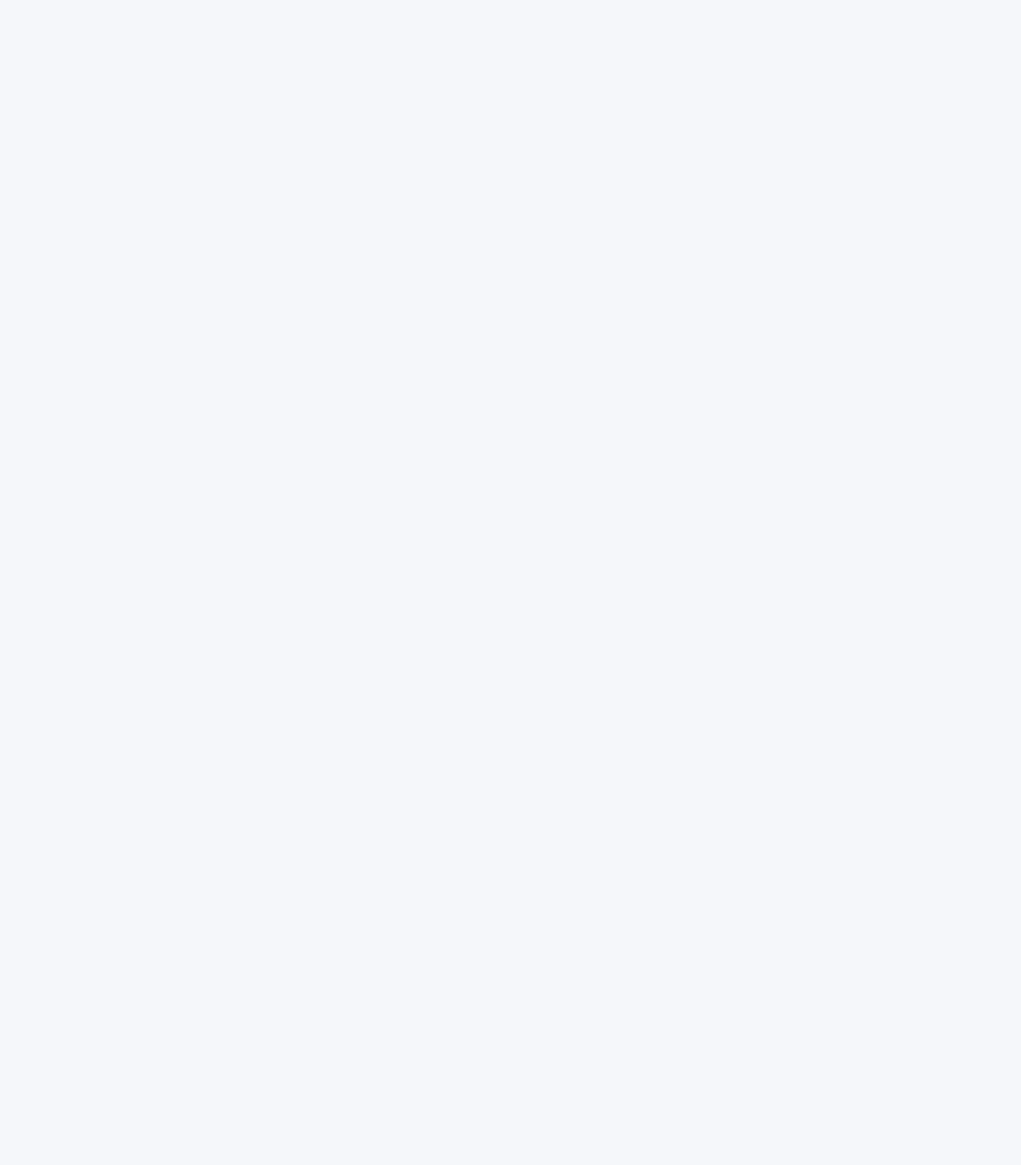
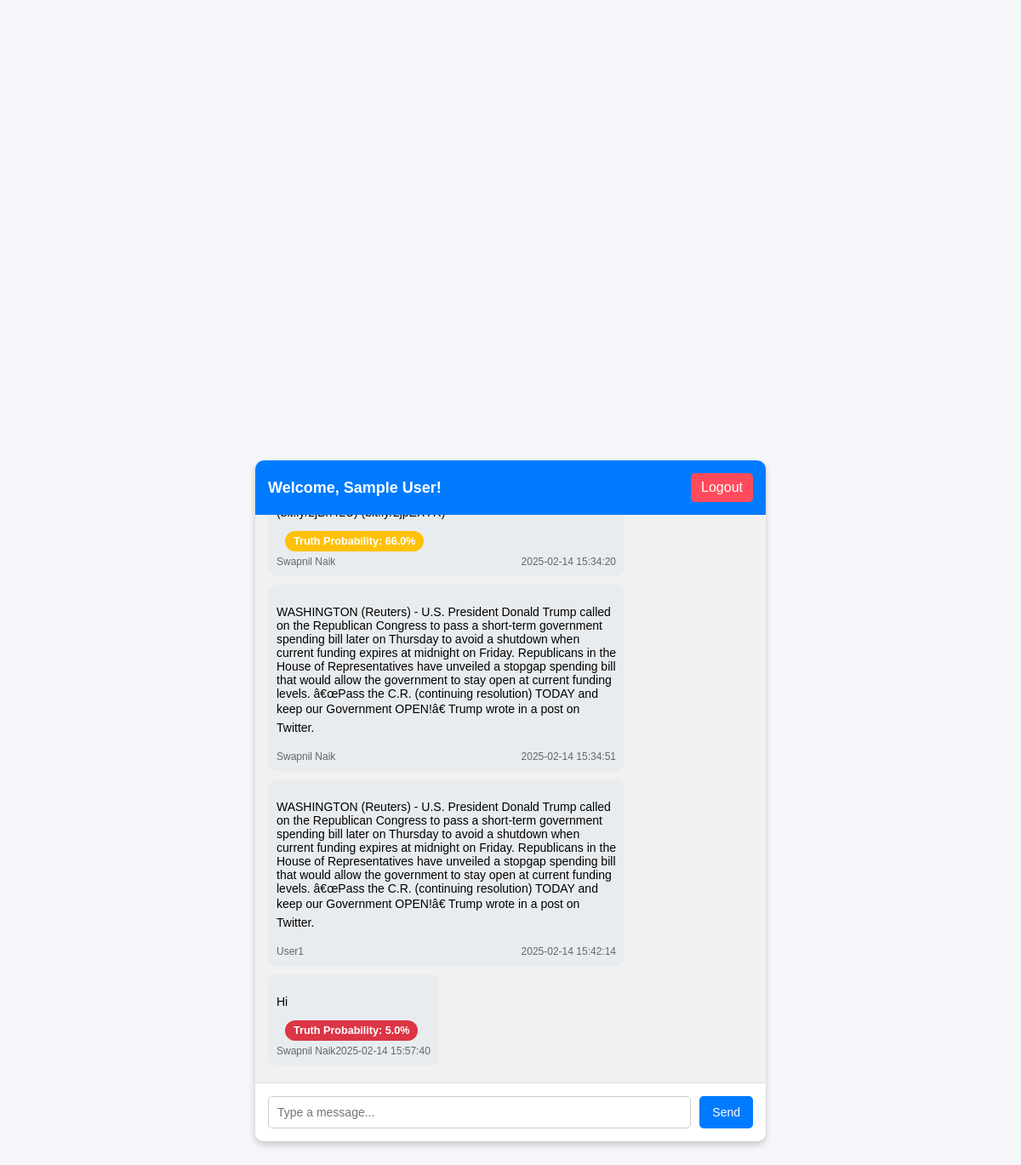
The page / (signed in) on the database its author committed (2 pictures, top to bottom).
### tables this page shows
CREATE TABLE users (
                            id INTEGER PRIMARY KEY,
                            name TEXT NOT NULL,
                            email TEXT NOT NULL,
                            password TEXT NOT NULL);

CREATE TABLE messages (
                            id INTEGER PRIMARY KEY,
                            content TEXT NOT NULL,
                            sender_id INTEGER NOT NULL,
                            timestamp TEXT NOT NULL,
                            fake_probability REAL NOT NULL,
                            FOREIGN KEY (sender_id) REFERENCES users(id));

### app.py (the view)
@app.route('/')
def index():
    if 'user_id' not in session:
        return redirect(url_for('login'))
    conn = sqlite3.connect('databases/users.db')
    cursor = conn.cursor()
    cursor.execute("""SELECT messages.content, messages.timestamp, users.name, messages.sender_id, messages.fake_probability
                      FROM messages
                      JOIN users ON messages.sender_id = users.id
                      ORDER BY messages.timestamp ASC""")
    messages = cursor.fetchall()
    conn.close()
    return render_template('chat.html', messages=messages, user_id=session['user_id'], username=session['username'])

### templates/chat.html (shortened to what this page needs)
<!DOCTYPE html>
<html lang="en">
<head>
    <link rel="stylesheet" href="/static/chat.css">
</head>
<body>
    <div id="chat-container">
        <header>
            <h1>Welcome, {{ username }}!</h1>
            <a href="/logout" id="logout-btn">Logout</a>
        </header>
        <div id="chat-box">
            {% for message in messages %}
            <div class="message {% if message[3] == user_id %}sent{% else %}received{% endif %}">
                <div class="message-content">
                    <p>{{ message[0] }}</p>
                    {% if message[4] < 0.9 %}
                        <div class="probability-box
              {% if message[4] <= 0.3 %}red
              {% elif message[4] <= 0.8 %}yellow
              {% elif message[4] <= 0.9 %}faint-green
              {% else %}bright-green
              {% endif %}">
                            Truth Probability: {{ (message[4] * 100) | round(2) }}%
                        </div>
                        {% endif %}
                </div>
                <div class="message-info">
                    <span class="sender">{{ message[2] }}</span>
                    <span class="timestamp">{{ message[1] }}</span>
                </div>
            </div>
            {% endfor %}
        </div>
        <form id="message-form">
            <input type="text" id="message-input" placeholder="Type a message..." required>
            <button type="submit">Send</button>
        </form>
    </div>
</body>
</html>

### static/chat.css (style rules this page uses)
body { margin: 0; padding: 0; font-family: Arial, sans-serif; display: flex; justify-content: center; align-items: center; height: 100vh; background-color: #f5f7fa; }
#chat-container { display: flex; flex-direction: column; width: 100%; max-width: 600px; height: 100%; max-height: 800px; background-color: #ffffff; box-shadow: 0px 4px 8px rgba(0, 0, 0, 0.2); border-radius: 10px; overflow: hidden; }
header { padding: 15px; background-color: #007bff; color: white; display: flex; justify-content: space-between; align-items: center; }
header h1 { font-size: 18px; margin: 0; }
header #logout-btn { text-decoration: none; color: white; background-color: #ff4b5c; padding: 8px 12px; border-radius: 5px; transition: background-color 0.3s ease; }
#chat-box { flex-grow: 1; padding: 15px; overflow-y: auto; background-color: #f1f1f1; display: flex; flex-direction: column; }
.message { max-width: 70%; margin: 5px 0; padding: 10px; border-radius: 10px; font-size: 14px; display: flex; flex-direction: column; }
.message.received { align-self: flex-start; background-color: #e9ecef; color: black; }
.message-info { margin-top: 5px; font-size: 12px; color: #666; display: flex; justify-content: space-between; }
.probability-box { display: inline-block; margin-left: 10px; padding: 5px 10px; border-radius: 12px; font-size: 0.9em; color: #fff; font-weight: bold; }
.probability-box.red { background-color: #dc3545; }
.probability-box.yellow { background-color: #ffc107; }
form { display: flex; padding: 15px; background-color: white; border-top: 1px solid #ddd; }
form input { flex-grow: 1; padding: 10px; border: 1px solid #ccc; border-radius: 5px; font-size: 14px; }
form button { margin-left: 10px; padding: 10px 15px; background-color: #007bff; color: white; border: none; border-radius: 5px; font-size: 14px; cursor: pointer; transition: background-color 0.3s ease; }

### rows shown on the page
users: name "Sample User"
messages: (message[4]*100)|round(2) "66.0", name "Swapnil Naik", timestamp "2025-02-14 15:34:20"
messages: content "WASHINGTON (Reuters) - U.S. President Donald Trump called on the Republican Congress to pass a short-term government spending bill later on Thursday to avoid a shutdown when current funding expires at midnight on Friday. Republicans in the House of Representatives have unveiled a stopgap spending bill that would allow the government to stay open at current funding levels. â€œPass the C.R. (continuing resolution) TODAY and keep our Government OPEN!â€ Trump wrote in a post on Twitter.", name "Swapnil Naik", timestamp "2025-02-14 15:34:51"
messages: content "WASHINGTON (Reuters) - U.S. President Donald Trump called on the Republican Congress to pass a short-term government spending bill later on Thursday to avoid a shutdown when current funding expires at midnight on Friday. Republicans in the House of Representatives have unveiled a stopgap spending bill that would allow the government to stay open at current funding levels. â€œPass the C.R. (continuing resolution) TODAY and keep our Government OPEN!â€ Trump wrote in a post on Twitter.", name "User1", timestamp "2025-02-14 15:42:14"
messages: content "Hi", (message[4]*100)|round(2) "5.0", name "Swapnil Naik", timestamp "2025-02-14 15:57:40"
